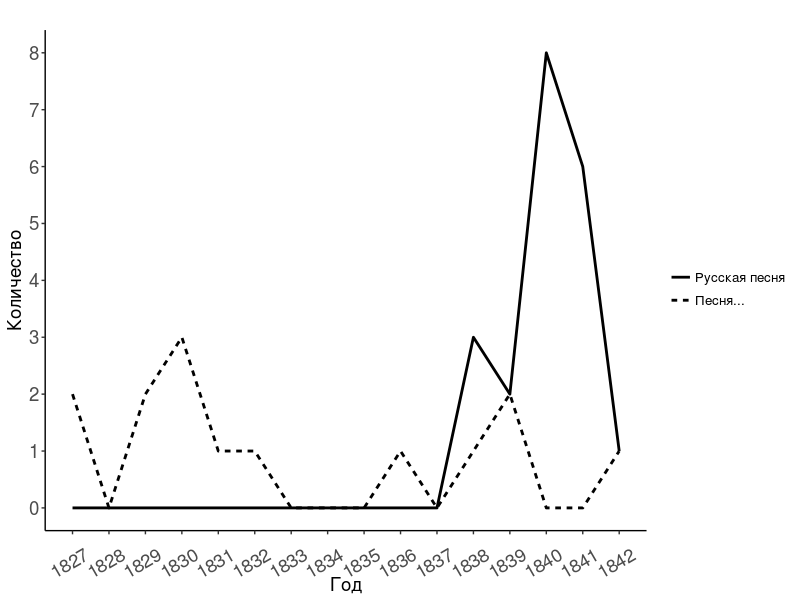

R code for this plot:
library(ggplot2)
library(reshape2)
library(scales)

db = read.csv("kolcov_4.2_rp.vs.pesni.csv", header=T, sep = ";", na.strings = "")
kolcov = melt(db, id = "year")

ggplot(kolcov, aes(year, value, group = variable)) +
  geom_line(aes(linetype = variable), size = 1) +
  scale_linetype_discrete(breaks = c("russian_song", "song"),labels = c("Русская песня", "Песня...")) +
  scale_y_continuous(breaks=pretty_breaks(n = 10)) +
  scale_x_continuous(breaks=pretty_breaks(n = 20)) +
  theme_bw() +
  theme(panel.grid.major = element_blank(), panel.grid.minor = element_blank()) +
  theme(panel.border = element_blank(), axis.line = element_line()) +
  theme(axis.line.x = element_line(color="black", size = 0.5), axis.text.x=element_text(angle = 30, vjust = -0),  axis.line.y = element_line(color="black", size = 0.5)) +
  labs(x = "Год", y = "Количество", title = "", linetype = "") +
  theme(axis.text=element_text(size=14), axis.title=element_text(size = 14)) +
  theme(legend.text = element_text(size = 10))
  
